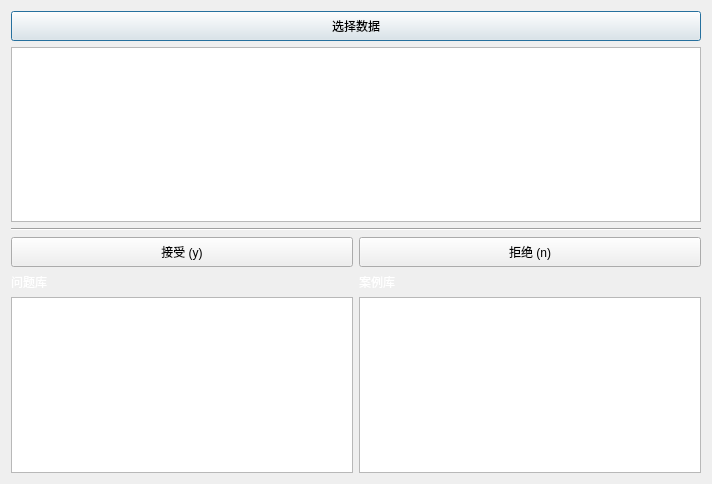
<?xml version="1.0" encoding="UTF-8"?>
<ui version="4.0">
 <class>page_4</class>
 <widget class="QWidget" name="page_4">
  <property name="geometry">
   <rect>
    <x>0</x>
    <y>0</y>
    <width>712</width>
    <height>484</height>
   </rect>
  </property>
  <property name="windowTitle">
   <string>Form</string>
  </property>
  <layout class="QVBoxLayout" name="verticalLayout">
   <item>
    <widget class="QPushButton" name="pushButton_4">
     <property name="minimumSize">
      <size>
       <width>0</width>
       <height>30</height>
      </size>
     </property>
     <property name="text">
      <string>选择数据</string>
     </property>
     <property name="autoDefault">
      <bool>true</bool>
     </property>
     <property name="default">
      <bool>true</bool>
     </property>
    </widget>
   </item>
   <item>
    <widget class="QTextEdit" name="textEdit"/>
   </item>
   <item>
    <widget class="Line" name="line">
     <property name="orientation">
      <enum>Qt::Orientation::Horizontal</enum>
     </property>
    </widget>
   </item>
   <item>
    <layout class="QHBoxLayout" name="horizontalLayout">
     <item>
      <widget class="QPushButton" name="pushButton_y">
       <property name="minimumSize">
        <size>
         <width>0</width>
         <height>30</height>
        </size>
       </property>
       <property name="text">
        <string>接受 (y)</string>
       </property>
       <property name="autoDefault">
        <bool>false</bool>
       </property>
       <property name="default">
        <bool>false</bool>
       </property>
      </widget>
     </item>
     <item>
      <widget class="QPushButton" name="pushButton_n">
       <property name="minimumSize">
        <size>
         <width>0</width>
         <height>30</height>
        </size>
       </property>
       <property name="text">
        <string>拒绝 (n)</string>
       </property>
      </widget>
     </item>
    </layout>
   </item>
   <item>
    <layout class="QHBoxLayout" name="horizontalLayout_2">
     <item>
      <layout class="QVBoxLayout" name="verticalLayout_2">
       <item>
        <widget class="QLabel" name="label_2">
         <property name="text">
          <string>&lt;html&gt;&lt;head/&gt;&lt;body&gt;&lt;p&gt;&lt;span style=&quot; color:#ffffff;&quot;&gt;问题库&lt;/span&gt;&lt;/p&gt;&lt;/body&gt;&lt;/html&gt;</string>
         </property>
        </widget>
       </item>
       <item>
        <widget class="QTextEdit" name="textEdit_3"/>
       </item>
      </layout>
     </item>
     <item>
      <layout class="QVBoxLayout" name="verticalLayout_3">
       <item>
        <widget class="QLabel" name="label">
         <property name="text">
          <string>&lt;html&gt;&lt;head/&gt;&lt;body&gt;&lt;p&gt;&lt;span style=&quot; color:#ffffff;&quot;&gt;案例库&lt;/span&gt;&lt;/p&gt;&lt;/body&gt;&lt;/html&gt;</string>
         </property>
        </widget>
       </item>
       <item>
        <widget class="QTextEdit" name="textEdit_2"/>
       </item>
      </layout>
     </item>
    </layout>
   </item>
  </layout>
 </widget>
 <resources/>
 <connections/>
</ui>
